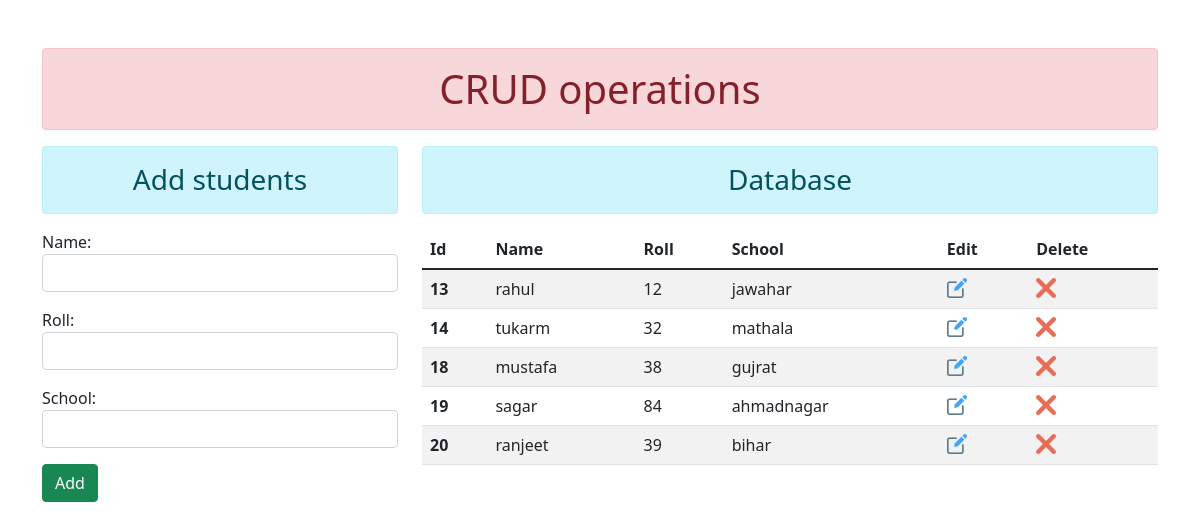
The page / on the database its author committed.
### enroll/models.py (models this page shows, shortened)
class Student(models.Model):
    name = models.CharField(max_length=100)
    roll = models.IntegerField()
    school = models.CharField(max_length=100)

### enroll/views.py (the view, shortened to what this page needs)
# urls.py: 2. Add a URL to urlpatterns:  path('', views.home, name='home')
def home(r):
    form = StudentRegistration()
    stu = Student.objects.all()
    return render(r, 'enroll/home.html', {'form':form, 'stu':stu})

### enroll/forms.py
class StudentRegistration(forms.ModelForm):
    class Meta:
        model = Student
        fields = ['name', 'roll', 'school']
        widgets = {
            'name':forms.TextInput(attrs={'class':'form-control'}),
            'roll':forms.TextInput(attrs={'class':'form-control'}),
            'school':forms.TextInput(attrs={'class':'form-control'})
        }

### templates/enroll/home.html (shortened to what this page needs)
{% extends 'enroll/main.html' %}
{% load static %}
{% block content %}
<div class="row">
    <div class="col-sm-4">
        <h3 class="text-center alert alert-info">Add students</h3>
        <form action="" method="POST">
            {{form.as_p}}
            <input type="submit" value="Add" class="btn btn-success">
        </form>
    </div>
    <div class="col-sm-8">
        <h3 class="text-center alert alert-info">Database</h3>
        <table class="table table-striped">
            <thead>
                <tr>
                    <th scope="col">Id</th>
                    <th scope="col">Name</th>
                    <th scope="col">Roll</th>
                    <th scope="col">School</th>
                    <th scope="col">Edit</th>
                    <th scope="col">Delete</th>
                </tr>
            </thead>
            <tbody>
                {% for s in stu %}
                <tr>
                    <th scope="row">{{s.id}}</th>
                    <td>{{s.name}}</td>
                    <td>{{s.roll}}</td>
                    <td>{{s.school}}</td>
                    <td>
                        <a href="{% url 'update' s.id %}"><img style="width:20px" src="{% static 'img/edit.png' %}"
                                alt="Edit"></a>
                    </td>
                    <td>
                        <a class="delete" data-confirm="Are you sure to delete this item?"
                            href="{% url 'delete' s.id %}"><img style="width:20px" src="{% static 'img/clear.png' %}"
                                alt="Delete"></a>
                    </td>
                </tr>
                {% endfor %}
            </tbody>
        </table>
    </div>
</div>
{% endblock content %}

### templates/enroll/main.html (shortened to what this page needs)
{% load static %}
<html lang="en">
<head>
    <link rel="stylesheet" href="{% static 'css/bootstrap.css' %}">
</head>
<body>
    <div class="container">
        <h1 class="alert alert-danger text-center mt-5">CRUD operations</h1>
        <div class="my__content">
            {% block content %}
            {% endblock content %}
        </div>
    </div>
</body>
</html>

### rows shown on the page
Student: id "13", name "rahul", roll "12", school "jawahar"
Student: id "14", name "tukarm", roll "32", school "mathala"
Student: id "18", name "mustafa", roll "38", school "gujrat"
Student: id "19", name "sagar", roll "84", school "ahmadnagar"
Student: id "20", name "ranjeet", roll "39", school "bihar"
